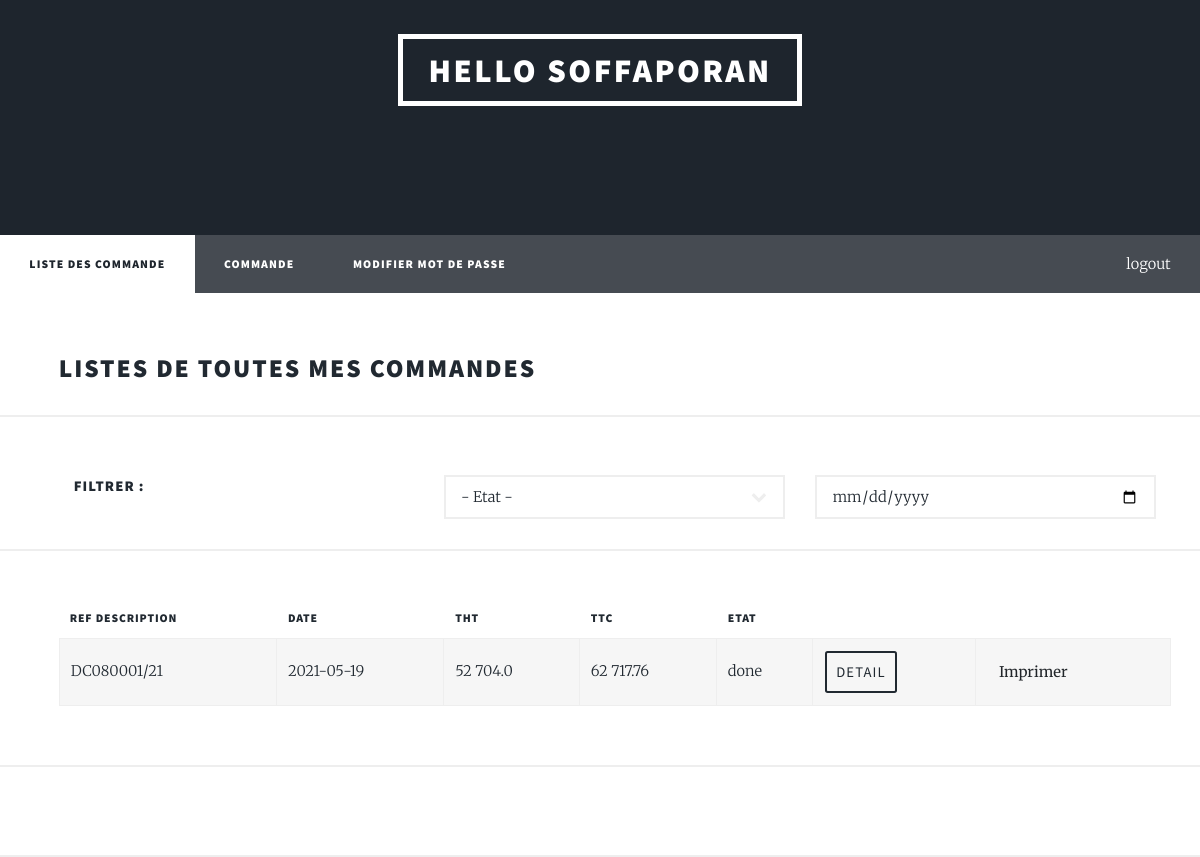
/distributeur/listCommandesD (signed in), run on the app's committed database.
### distributeur/models.py (models this page shows)
class Commande(models.Model):
    id = models.AutoField(primary_key=True)
    n_commande_odoo = models.CharField(null=True, blank=True, max_length=255)
    reference_description = models.CharField(max_length=255)
    destributeur = models.ForeignKey(Distributeur, on_delete=models.CASCADE)
    societe = models.CharField(default='Strugal', max_length=255)
    totaleHT = models.FloatField()
    totaleTTC = models.FloatField()
    capture = models.ImageField(
        upload_to='emailCapture/', null=True, blank=True)
    etat = models.CharField(default='Brouillon', max_length=255)
    date = models.CharField(
        default=date.today().strftime("%Y-%m-%d"), max_length=255)

### distributeur/views.py (the view)
# urls.py: path("listCommandesD", views.listCommandes, name="listCommandesD"),
@ login_required(login_url='login')
def listCommandes(request):
    current_user = request.user
    destributeur = Distributeur.objects.get(user=current_user)
    commande = Commande.objects.filter(destributeur=destributeur)
    paginator = Paginator(commande, 5)
    page = request.GET.get('page')
    commande = paginator.get_page(page)
    print(commande)
    context = {
        "commande": commande
    }
    return render(
        request, "distributeur/listCommandes.html", context)

### commerciale/templatetags/intspace.py (called while the page is built)
@register.filter('intspace')
def intspace(value):
    orig = force_str(value)
    new = re.sub("^(-?\d+)(\d{3})", '\g<1> \g<2>', orig)
    if orig == new:
        return new
    else:
        return intspace(new)

### templates/distributeur/listCommandes.html (shortened to what this page needs)
{%extends 'base.html'%} {% block title %} Welcome {% endblock %}
{% block content %}
{% load intspace from intspace %}
<div id="wrapper">
  {% include 'partials/_header.html'%}
  <nav id="nav">
    <ul class="links">
      <li class="active"><a>Liste des commande</a></li>
      <li><a href="{% url 'commande' %}">Commande</a></li>
      <li><a href="{% url 'modifierMP' %}">Modifier Mot de passe</a></li>
    </ul>
    <ul class="icons">
      <li>
        <span class="label"
          ><a href="{% url 'logout' %}" class="icon brands fa-sign-out"
            >logout</a
          ></span
        >
      </li>
    </ul>
  </nav>
  <div id="main">
    <h2>Listes de toutes mes commandes</h2>
    <div style="display: flex;">
      <h4 class="col-4">Filtrer :</h4>
    <div class="col-4">
      <select name="etat" id="etat">
        <option value="">- Etat -</option>
      </select>
    </div>
    <div class="col-4">
      <input type="date" name="date-commande" id="dateE">
    </div>
  </div>
    <div id="table-div-commande" class="table-wrapper">
        <table class="alt">
            <thead>
                <tr>
                    <th>Ref Description</th>
                    <th>Date</th>
                    <th>THT</th>
                    <th>TTC</th>
                    <th>Etat</th>
                </tr>
            </thead>
            <tbody>
                {% for com in commande %}
                <tr>
                    <td>{{com.reference_description}}</td>
                    <td>{{com.date}}</td>
                    <td>{{ com.totaleHT|intspace }}</td>
                    <td>{{com.totaleTTC|intspace}}</td>
                    <td>{{com.etat}}</td>
                    <td><button
                      id="{{com.id}}"
                      onClick=showDetail(this.id)
                      type="button"
                      class="btn "
                      data-toggle="modal" data-target="#exampleModal"
                    >Detail</button></td>
                    <td>
                      <a
                      id="{{com.id}}"
                      type="button"
                      class="btn "
                      href="{% url 'pdf_view' com.id %}"
                      target="_blank"
                    >Imprimer</a>
                    </td>
                </tr>
                {% endfor %}
            </tbody>
        </table>
    </div>
    <hr />
  </div>
</div>
{% endblock %}

### templates/partials/_header.html (shortened to what this page needs)
{% load static %}
<header id="header">
  <a class="logo">Hello {{request.user}}</a>
  <br /><br />
</header>

### data on the page
Commande: reference_description "DC080001/21", date "2021-05-19", totaleHT "52 704.0", totaleTTC "62 717.76", etat "done"

### other printed values
{{ request.user }} "SOFFAPORAN"
